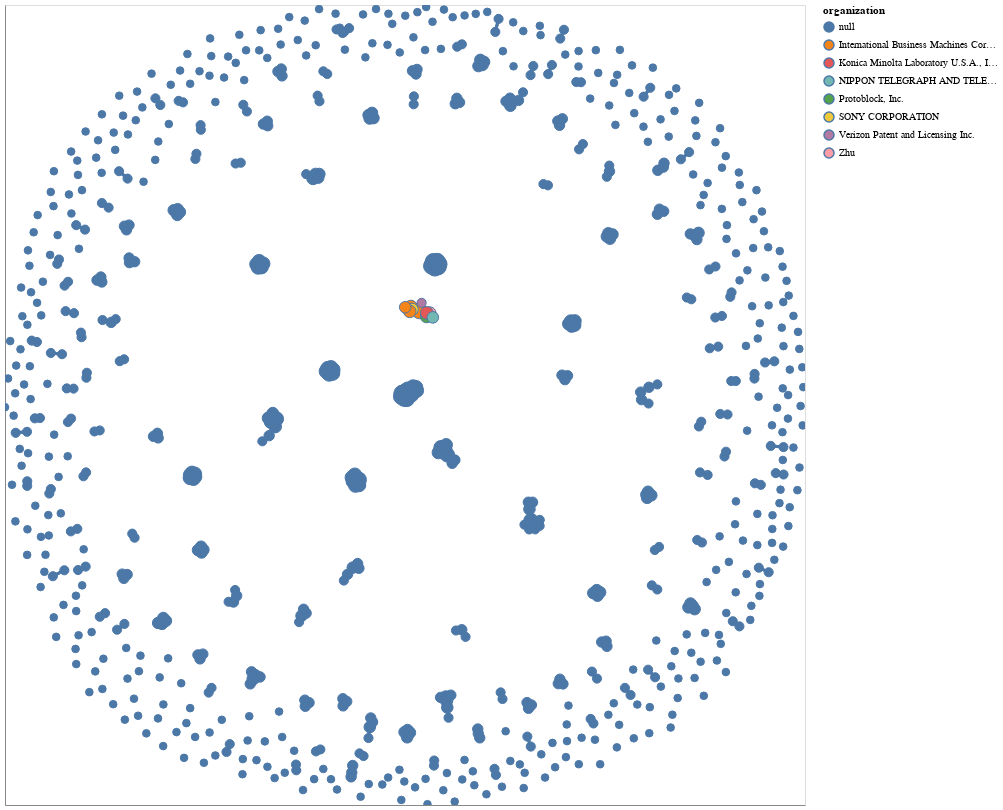

Notebook cell for this chart:
### Code cell
alt.data_transformers.disable_max_rows()
chart = nxa.draw_networkx(
    citsim_graph,
    node_color='organization',
    #cmap='viridis',
    edge_color= 'edge_colors',
    node_size='centrality',
    node_tooltip = ["organization", "patent_id", "patent_title"],
    width = 3
).properties(
    width=800,
    height=800
).interactive()
chart

### Figure 1 — Vega-Lite specification as saved in the notebook (floating-point values rounded to 4 significant figures; data arrays with more than 128 entries replaced by an {"elided": "..."} marker saying what was removed)
{"config": {"view": {"continuousWidth": 400, "continuousHeight": 300}}, "layer": [{"data": {"name": "data-49b16ec6dd26438b3d136414c625f347"}, "mark": {"type": "line", "opacity": 1, "strokeWidth": 3}, "encoding": {"color": {"type": "nominal", "field": "edge_colors", "legend": null}, "detail": {"type": "quantitative", "field": "edge"}, "x": {"type": "quantitative", "axis": {"grid": false, "labels": false, "ticks": false, "title": ""}, "field": "x"}, "y": {"type": "quantitative", "axis": {"grid": false, "labels": false, "ticks": false, "title": ""}, "field": "y"}}, "selection": {"selector004": {"type": "interval", "bind": "scales", "encodings": ["x", "y"]}}}, {"data": {"name": "data-9b09628909c445d7a0c4444398f6e6b2"}, "mark": {"type": "line", "color": "black", "opacity": 1, "strokeWidth": 2}, "encoding": {"detail": {"type": "quantitative", "field": "edge"}, "x": {"type": "quantitative", "axis": {"grid": false, "labels": false, "ticks": false}, "field": "x"}, "y": {"type": "quantitative", "axis": {"grid": false, "labels": false, "ticks": false}, "field": "y"}}}, {"data": {"name": "data-eed53b00f53c190c72ee5683e1db86bf"}, "mark": {"type": "point", "opacity": 1, "strokeWidth": 1.0}, "encoding": {"fill": {"type": "nominal", "field": "organization"}, "size": {"type": "quantitative", "field": "centrality", "legend": null}, "tooltip": [{"type": "nominal", "field": "organization"}, {"type": "nominal", "field": "patent_id"}, {"type": "nominal", "field": "patent_title"}], "x": {"type": "quantitative", "axis": {"grid": false, "labels": false, "ticks": false}, "field": "x"}, "y": {"type": "quantitative", "axis": {"grid": false, "labels": false, "ticks": false}, "field": "y"}}}], "height": 800, "width": 800, "$schema": "https://vega.github.io/schema/vega-lite/v4.8.1.json", "datasets": {"data-49b16ec6dd26438b3d136414c625f347": {"elided": "3514 records"}, "data-9b09628909c445d7a0c4444398f6e6b2": {"elided": "3514 records"}, "data-eed53b00f53c190c72ee5683e1db86bf": {"elided": "759 records"}}}
